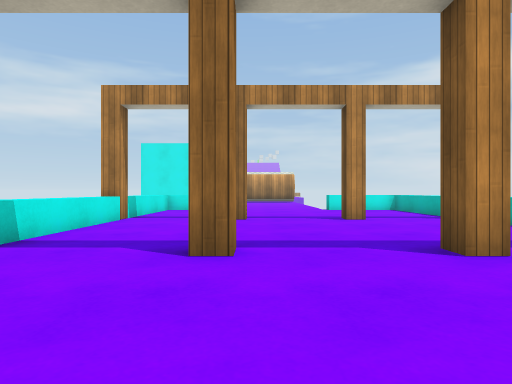
view 1 (above)

12 first-person views from a walk through a 3-D level made in the Unity game engine. The camera is 0.72 m above the floor, looks level and sees 75° across. The floor is counted in squares, 1 m on a side. Each view is taken from the middle of a square. On the plan, view 1 faces up. The plan holds only what a view shows up to about 10 squares ahead; the rest is blank. The place goes on beyond the plan. The player is left out. Door leaves are left out, so doorways stand open. Surface patterns are stand-ins for the level's own textures.

view 2
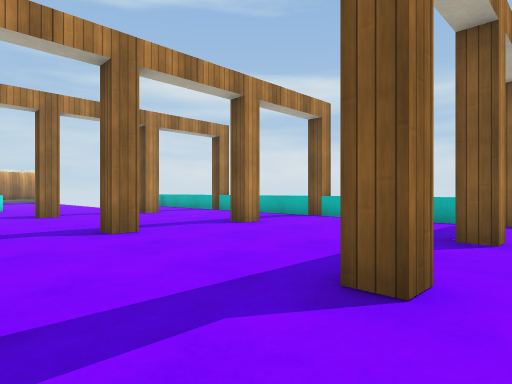

view 3
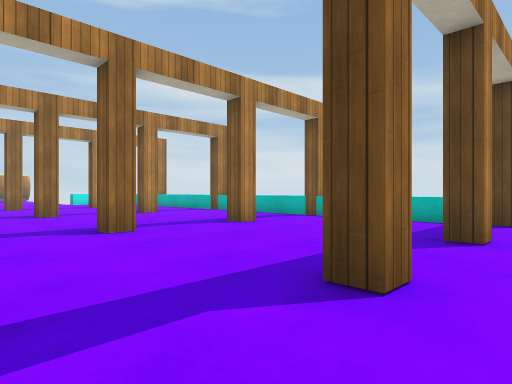

view 4
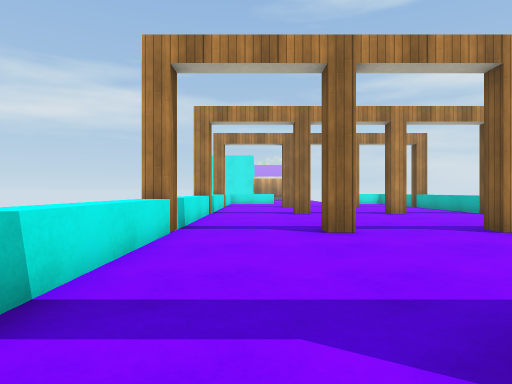

view 5
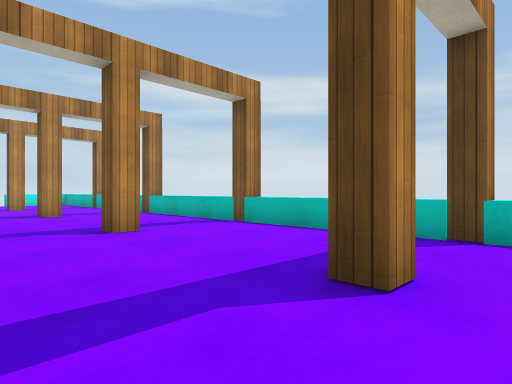

view 6
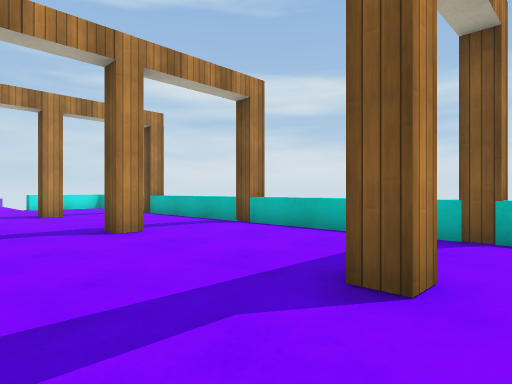

view 7
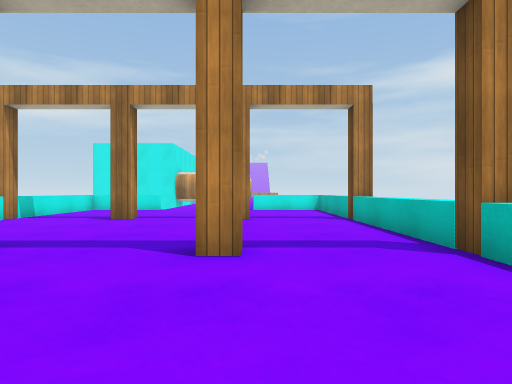

view 8
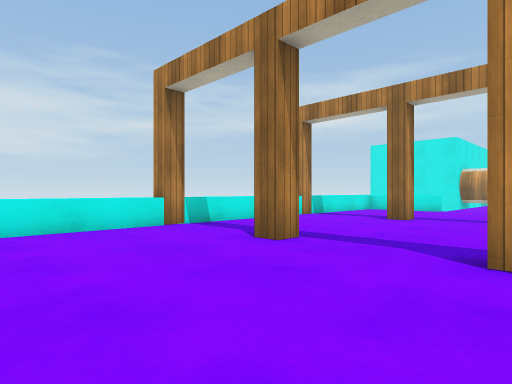

view 9
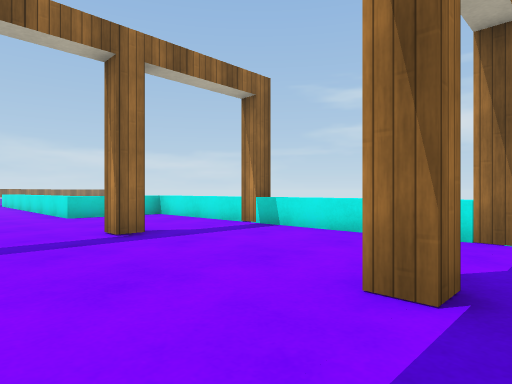

view 10
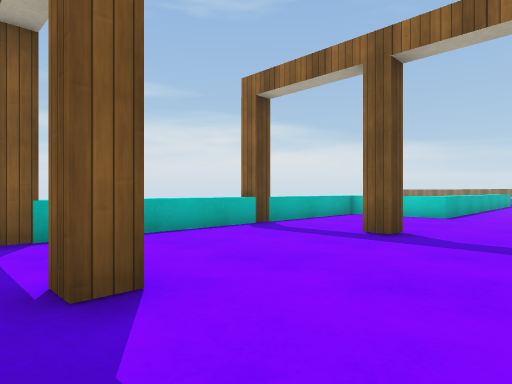

view 11
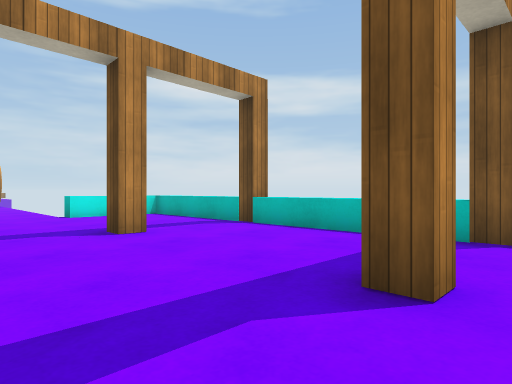

view 12
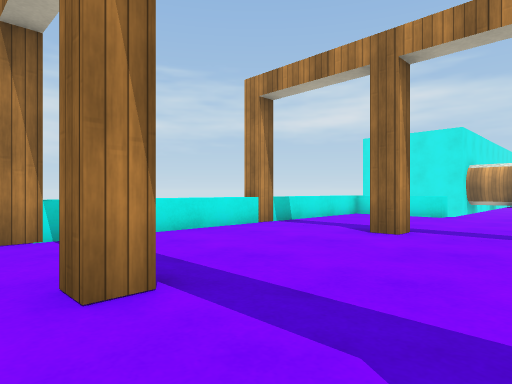

### Floor plan
Key: @ floor where view 1 was taken; # wall or solid block; . floor; D open door; ^ raised ledge.
Columns run from 4 left of view 1 to 6 right of it. Each row starts with its distance up from view 1.
 14         ^
 13    ......
 12 ^. .......^
 11 ^.........^
 10 ^.........^
  9 #DDDDDDDDD#
  8 ^.........^
  7 ^.........^
  6 ^.........^
  5 ^.........^
  4 #DDDDDDDDD#
  3 ^.........^
  2 ^.........^
  1 ^.........^
  0 ^...@.....^
 -1 #DDDDDDDDD#
 -2 ^.........^
 -3 ^.........^
 -4 ^.........^
 -5 ^.........^
 -6 #DDDDDDDDD#
 -7 ^.........^
 -8 ^.........^
 -9 ^.........^
-10   ^^...^^
-11    ^. .^

Where each view was taken, in squares from view 1:
view 1: 0 up, 0 right, facing up
view 2: 2 down, 3 left, facing up-right
view 3: 7 down, 3 left, facing up-right
view 4: 7 down, 2 left, facing up
view 5: 7 down, 0 right, facing up-right
view 6: 2 down, 0 right, facing up-right
view 7: 0 up, 3 right, facing up
view 8: 0 up, 3 right, facing up-left
view 9: 0 up, 2 right, facing down-left
view 10: 0 up, 0 right, facing down-right
view 11: 3 up, 0 right, facing up-right
view 12: 3 up, 2 right, facing up-left
